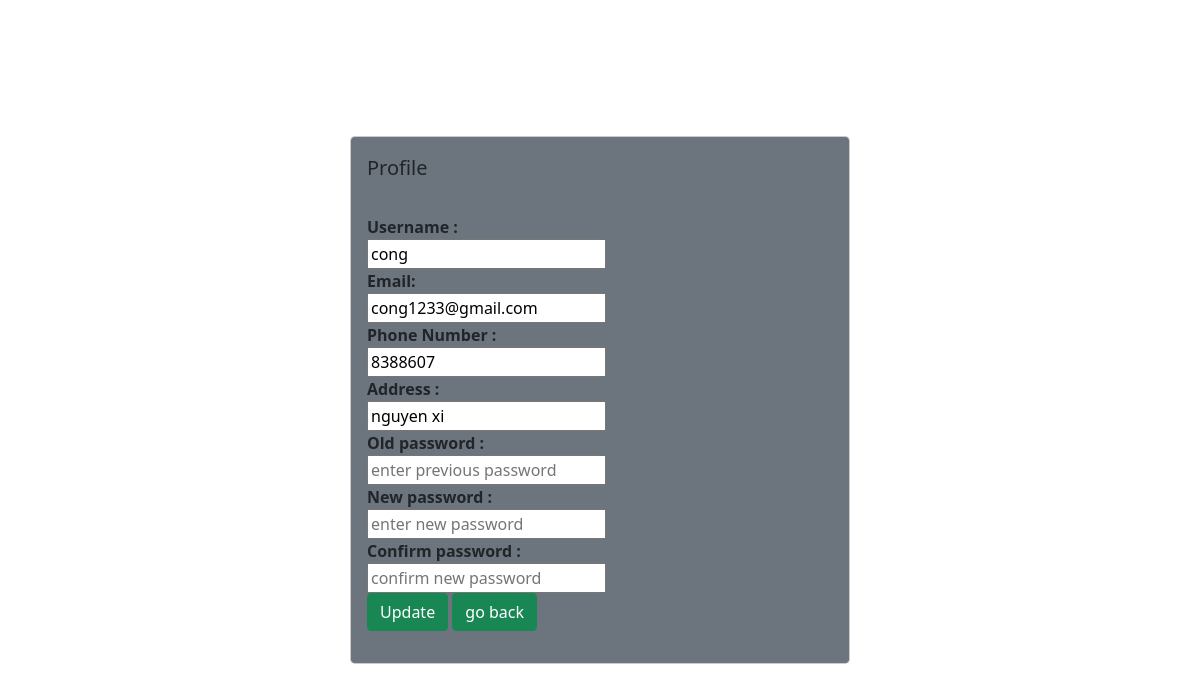
/user/profile.php (signed in), run on the app's committed database.
### tables this page shows
CREATE TABLE `user` (
  `id` int(10) NOT NULL,
  `username` varchar(50) DEFAULT NULL,
  `password` varchar(50) DEFAULT NULL,
  `phone_number` mediumint(100) DEFAULT NULL,
  `address` varchar(100) NOT NULL,
  `email` varchar(120) NOT NULL,
  `created_at` datetime DEFAULT NULL,
  `updated_at` datetime NOT NULL
);

### user/profile.php (the view, shortened to what this page needs)
<?php
require_once('../db/dbhelper.php');
$user_id = $_SESSION['user_id'];
?>
<!DOCTYPE html>
<html lang="en">
<head>
    <link rel="stylesheet" href="https://maxcdn.bootstrapcdn.com/bootstrap/4.4.1/css/bootstrap.min.css">
    <link href="https://cdn.jsdelivr.net/npm/bootstrap@5.1.3/dist/css/bootstrap.min.css" rel="stylesheet"
>
</head>
<body>
<div class="update-profile">
    <?php
    $select = mysqli_query($con, "SELECT * FROM `user` WHERE id = '$user_id'") or die('query failed');
    if(mysqli_num_rows($select) > 0){
        $fetch = mysqli_fetch_assoc($select);
    }
    ?>
    <form action="" method="post" enctype="multipart/form-data">
        <div class="modal-dialog modal-dialog-centered">
            <div class="modal-content bg-secondary">
                <div class="modal-header border-0 ">
                    <h5 class="modal-title">Profile</h5>
                </div>
                <div class="modal-body">
                    <div class="form-floating mb-3">
        <div class="flex">
            <div class="inputBox">
                 <div class="font-weight-bold"><span>Username :</span></div>
                <input type="text" name="username" value="<?php echo $fetch['username']; ?>" class="box">
                <div class="font-weight-bold"><span>Email:</span></div>
                <input type="email" name="email" value="<?php echo $fetch['email']; ?>" class="box">
                <div class="font-weight-bold"><span>Phone Number :</span></div>
                <input type="bigint" name="phone_number" value="<?php echo $fetch['phone_number']; ?>" class="box">
                <div class="font-weight-bold"><span>Address :</span></div>
                <input type="text" name="address" value="<?php echo $fetch['address']; ?>" class="box">
            </div>
            <div class="inputBox">
                <div class="font-weight-bold"><span>Old password :</span></div>
                <input type="password" name="update_pass" placeholder="enter previous password" class="box">
                <div class="font-weight-bold"><span>New password :</span></div>
                <input type="password" name="new_pass" placeholder="enter new password" class="box">
                <div class="font-weight-bold"><span>Confirm password :</span></div>
                <input type="password" name="confirm_pass" placeholder="confirm new password" class="box">
            </div>
        </div>
        <input type="submit" value="Update" name="update_profile" class="btn btn-success">
        <a href="../products.php" class="delete btn btn-success">go back</a>
                    </div>
                </div>
            </div>
        </div>
    </form>
</div>
</body>
</html>

### data on the page
user: username "cong", email "cong1233@gmail.com", phone_number "8388607", address "nguyen xi"
